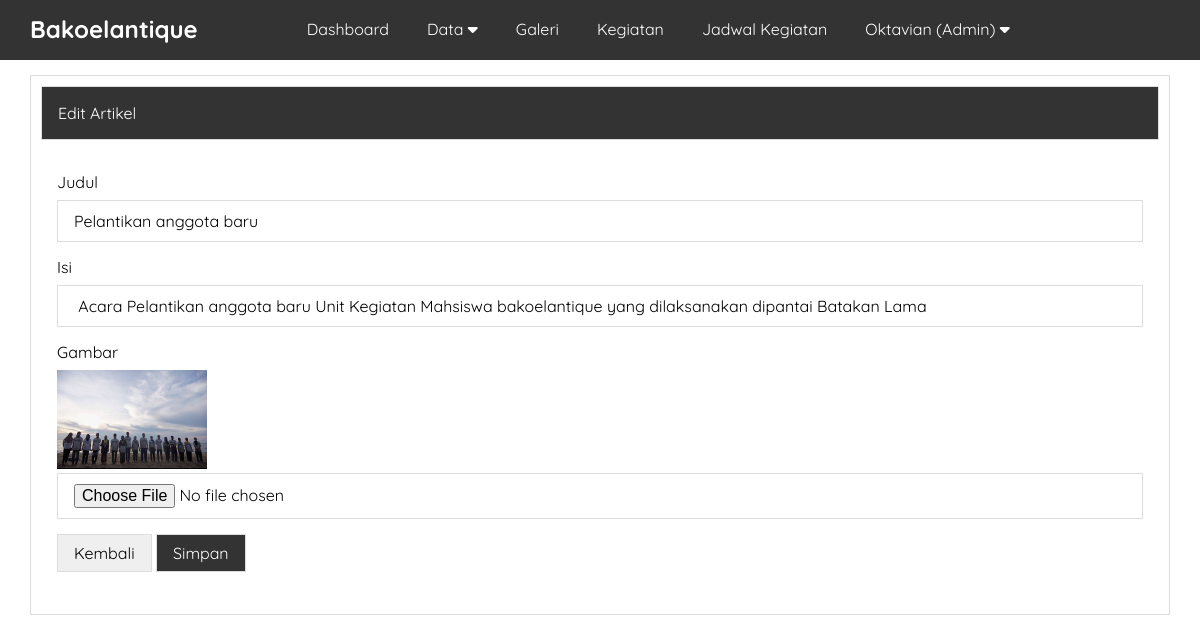
Page /admin/artikel-edit.php?id=8 (signed in) on the committed database.
### tables this page shows
CREATE TABLE `artikel` (
  `id` int(11) NOT NULL,
  `title` varchar(50) NOT NULL,
  `img` varchar(25) NOT NULL,
  `body` text NOT NULL
);

### admin/artikel-edit.php (the view, shortened to what this page needs)
<?php
include('../koneksi.php');
$artikel = mysqli_query($conn, "SELECT * FROM artikel WHERE id = '".$_GET['id']."' ");
$p       = mysqli_fetch_object($artikel);
include("header.php");
?>
        <div class="content">
            <div class="container">
                <div class="box">
                  <div class="box-header font-white">
                    Edit Artikel
                  </div>
                  <div class="box-body">
                  <form action="" method="POST" enctype="multipart/form-data">
                      <div class="form-group">
                        <label for="judul">Judul</label>
                        <input type="text" class="input-control" name="judul" id="judul" value="<?=$p->title?>" required>
                      </div>
                      <div class="form-group">
                        <label for="body">Isi</label>
                        <input type="text" class="input-control" name="body" id="body" value="<?=$p->body?>" required>
                      </div>
                      <div class="form-group">
                        <label for="img">Gambar</label>
                        <img src="../images/<?=$p->img?>" width="150px">
                        <input type="file" class="input-control" name="img" id="img" >
                      </div>
                      <button type="button" class="butt" onclick="window.location = 'artikel.php'">Kembali</button>
                      <input type="submit" name="submit" value="Simpan" class="butt butt-close">
                  </form>
        </div>
      </div>
      </div>
    </div>
</body>
</html>

### assets/css/style.css (style rules this page uses)
* { margin:0; padding:0; font-family: 'Quicksand', sans-serif; }
.container { width: 1140px; margin:0 auto; }
.container::after { content: ""; display: block; clear: both; }
.box { border:1px solid #ddd; background-color: #333 }
.box-header { padding: 16px; border:1px solid #ddd; background-color: #333; }
.font-white { color: white; }
.box-body { padding: 16px; }
form { margin:16px 0px; }
.form-group { margin-bottom: 15px; }
.form-group label { display: block; margin-bottom: 8px; }
.form-group .input-control { padding: 10px 16px; width: 100%; box-sizing: border-box; font-size: 16px; border:1px solid #ddd; }
.butt { border:1px solid #ddd; padding: 8px 16px; font-size: 16px; }
.butt-close { background-color: #333; color: white; border: 1px solid #ddd; }
.content { padding: 70px 0 90px 0; }
.box { background-color: #fff; border: 1px solid #ddd; padding: 10px; box-sizing: border-box; margin: 5px 0 25px; }

### rows in the picture
artikel: judul "Pelantikan anggota baru", body "Acara Pelantikan anggota baru Unit Kegiatan Mahsiswa bakoelantique yang dilaksanakan dipantai Batakan Lama", img (picture)

### other values in the picture
$_SESSION['uname'] "Oktavian"
$_SESSION['ulevel'] "Admin"
